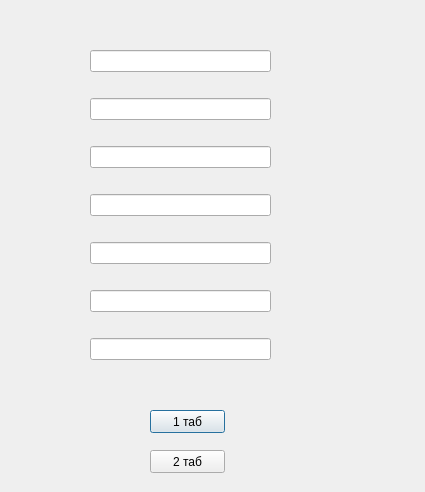
<?xml version="1.0" encoding="UTF-8"?>
<ui version="4.0">
 <class>edit</class>
 <widget class="QDialog" name="edit">
  <property name="geometry">
   <rect>
    <x>0</x>
    <y>0</y>
    <width>425</width>
    <height>492</height>
   </rect>
  </property>
  <property name="windowTitle">
   <string>Dialog</string>
  </property>
  <widget class="QPushButton" name="pushButton">
   <property name="geometry">
    <rect>
     <x>150</x>
     <y>410</y>
     <width>75</width>
     <height>23</height>
    </rect>
   </property>
   <property name="text">
    <string>1 таб</string>
   </property>
  </widget>
  <widget class="QPushButton" name="pushButton_2">
   <property name="geometry">
    <rect>
     <x>150</x>
     <y>450</y>
     <width>75</width>
     <height>23</height>
    </rect>
   </property>
   <property name="text">
    <string>2 таб</string>
   </property>
  </widget>
  <widget class="QWidget" name="verticalLayoutWidget">
   <property name="geometry">
    <rect>
     <x>90</x>
     <y>30</y>
     <width>181</width>
     <height>351</height>
    </rect>
   </property>
   <layout class="QVBoxLayout" name="verticalLayout">
    <item>
     <widget class="QLineEdit" name="first"/>
    </item>
    <item>
     <widget class="QLineEdit" name="second"/>
    </item>
    <item>
     <widget class="QLineEdit" name="third"/>
    </item>
    <item>
     <widget class="QLineEdit" name="four"/>
    </item>
    <item>
     <widget class="QLineEdit" name="five"/>
    </item>
    <item>
     <widget class="QLineEdit" name="sixth"/>
    </item>
    <item>
     <widget class="QLineEdit" name="seventh"/>
    </item>
   </layout>
  </widget>
 </widget>
 <resources/>
 <connections/>
</ui>
